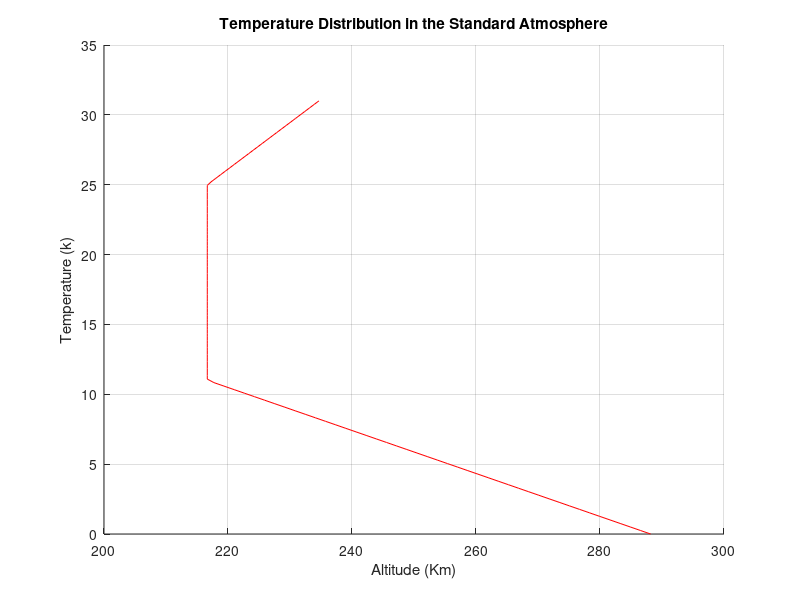

Write MATLAB code to recreate this figure.
%AAE 251 Fall 2020
%Homework <Homework 1>
%standardAtmosphere.m
%Authors <Corey O'Brien (obrie187)>

Astart = 0;     %start altitude (km)
Astop = 31;      %stop altitude (km)
Astep = Astop / .25;    %number of altitude increments
altitudes = linspace(Astart,Astop,Astep); %generate list of altitudes
temperatures = zeros(1,Astep);

for x = (1:Astep)
    
    altitude = altitudes(x);
    if(altitude >= 0 && altitude <= 11)     %troposphere
        temperature = 288.16 + altitude * -6.5;
    end
    
    if(altitude > 11 && altitude <= 25)     %tropopause
        temperature = 216.66;
    end
    
    if(altitude > 25 && altitude <= 47)     %stratosphere
        temperature = 216.66 + (altitude - 25) * 3;
    end
    
    if(altitude > 47 && altitude <= 53)     %stratopause
        temperature = 282.66;
    end
    
    if(altitude > 53 && altitude <= 79)     %mesosphere
        temperature = 282.66 + (altitude - 53) * -4.5;
    end
    
    if(altitude > 79 && altitude <= 90)     %mesopause
        temperature = 165.66;
    end
    
    if(altitude > 90)                       %thermosphere
        temperature = 165.66 + (altitude - 90) * 4;
    end
    
    temperatures(x) = temperature;
        
end


hold on
figure(1);
plot(temperatures,altitudes,'r');
title('Temperature Distribution in the Standard Atmosphere');
xlabel('Altitude (Km)');
ylabel('Temperature (k)');
grid on;